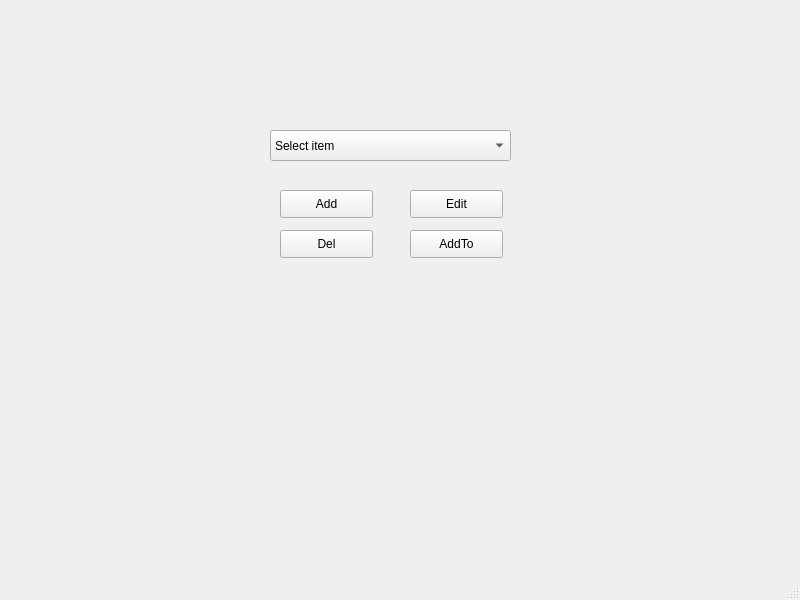
<?xml version="1.0" encoding="UTF-8"?>
<ui version="4.0">
 <class>MainWindow</class>
 <widget class="QMainWindow" name="MainWindow">
  <property name="geometry">
   <rect>
    <x>0</x>
    <y>0</y>
    <width>800</width>
    <height>600</height>
   </rect>
  </property>
  <property name="windowTitle">
   <string>MainWindow</string>
  </property>
  <widget class="QWidget" name="centralwidget">
   <widget class="QComboBox" name="comboBox">
    <property name="geometry">
     <rect>
      <x>270</x>
      <y>130</y>
      <width>241</width>
      <height>31</height>
     </rect>
    </property>
    <item>
     <property name="text">
      <string>Select item</string>
     </property>
    </item>
   </widget>
   <widget class="QPushButton" name="pushButton">
    <property name="geometry">
     <rect>
      <x>280</x>
      <y>190</y>
      <width>93</width>
      <height>28</height>
     </rect>
    </property>
    <property name="text">
     <string>Add</string>
    </property>
   </widget>
   <widget class="QPushButton" name="pushButton_2">
    <property name="geometry">
     <rect>
      <x>410</x>
      <y>190</y>
      <width>93</width>
      <height>28</height>
     </rect>
    </property>
    <property name="text">
     <string>Edit</string>
    </property>
   </widget>
   <widget class="QPushButton" name="pushButton_3">
    <property name="geometry">
     <rect>
      <x>280</x>
      <y>230</y>
      <width>93</width>
      <height>28</height>
     </rect>
    </property>
    <property name="text">
     <string>Del</string>
    </property>
   </widget>
   <widget class="QPushButton" name="pushButton_4">
    <property name="geometry">
     <rect>
      <x>410</x>
      <y>230</y>
      <width>93</width>
      <height>28</height>
     </rect>
    </property>
    <property name="text">
     <string>AddTo</string>
    </property>
   </widget>
  </widget>
  <widget class="QMenuBar" name="menubar">
   <property name="geometry">
    <rect>
     <x>0</x>
     <y>0</y>
     <width>800</width>
     <height>26</height>
    </rect>
   </property>
  </widget>
  <widget class="QStatusBar" name="statusbar"/>
 </widget>
 <resources/>
 <connections/>
</ui>
